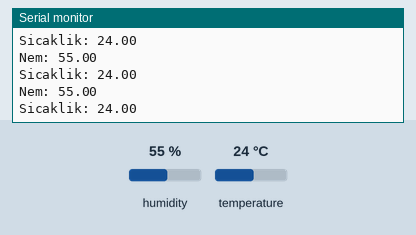
Recording of a sketch running on a simulated Arduino Uno, built with avr-gcc and run on an emulated ATmega328P. On the bench: the last lines printed to the serial monitor. The test bench sets the inputs (shaded band); at power-on: humidity 55 %, temperature 24 °C.

Above: at 1.2 s.
1.3 s: humidity set to 22 %
At 1.8 s:
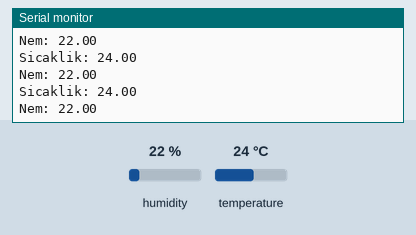
2.8 s: temperature set to 12 °C
At 3.8 s:
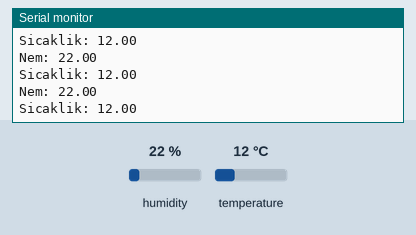
4.3 s: humidity set to 40 %
At 4.8 s:
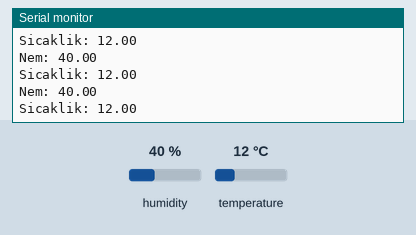
Timing chart, 0 to 7.3 s (numbered marks = the images above; inputs shaded):
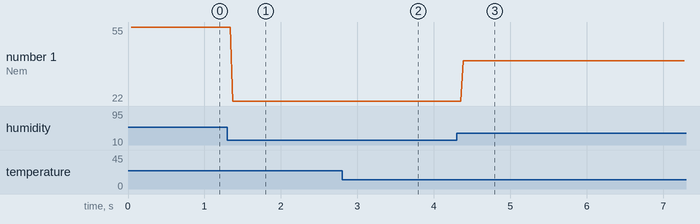

The sketch:

sketch_feb24a.ino
```cpp
#include<dht11.h>

dht11 DHT11;
#define DHT11PIN 2
void setup()
{

Serial.begin(9600);

}

void loop()
{

int deger= DHT11.read(DHT11PIN);
Serial.print("Sicaklik: ");
Serial.println((float)DHT11.temperature);
Serial.print("Nem: ");
Serial.println((float)DHT11.humidity);

}
```

Measured:
- after the input at 1.3 s, the serial monitor: prints a new line after 0.07 s (image 1)
- after the input at 2.8 s, the serial monitor: prints a new line after 0.06 s (image 2)
- after the input at 4.3 s, the serial monitor: prints a new line after 0.08 s (image 3)
- plotted number 1: 55 → 22 after the input at 1.3 s, 22 → 40 after the input at 4.3 s
